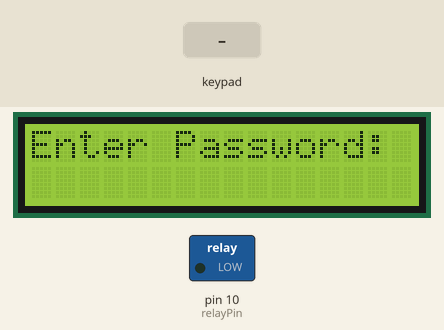
Bench run of a sketch on a simulated Arduino Uno, built with avr-gcc and run on an emulated ATmega328P. On the bench: 16×2 character LCD, switched loads named in the sketch (green lamp = pin HIGH). The test bench sets the inputs (shaded band). What the sketch prints to the serial monitor is not drawn.

Above: at 1.3 s.
1.4 s: keypad keys 1 2 3 4 pressed 0.4 s apart
At 3.0 s:
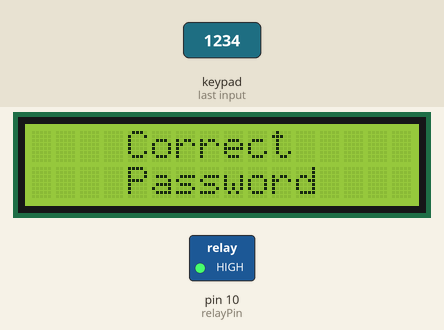
4.5 s: keypad keys 0 0 0 0 pressed 0.4 s apart
At 6.6 s:
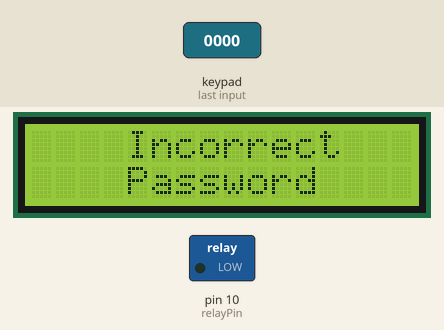
7.6 s: keypad keys 9 8 7 6 pressed 0.4 s apart
At 7.81 s:
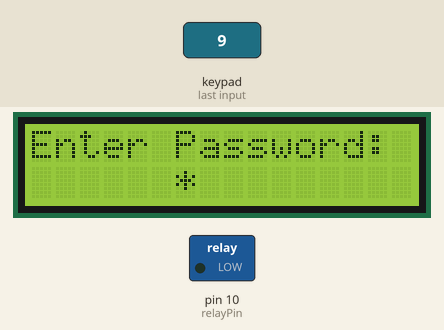
11.4 s: key '1' pressed
12.9 s: key '2' pressed
At 13.8 s:
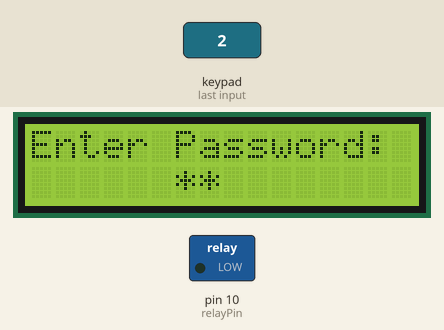
Timing chart, 0 to 15.4 s (numbered marks = the images above; inputs shaded):
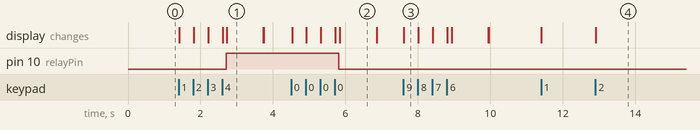

The sketch:

CALab_Lab5.ino
```cpp
#include <Keypad.h>
#include <Wire.h>
#include <LiquidCrystal_I2C.h>

const int relayPin = 10;

int enteredPassword[4] = {0, 0, 0, 0}; // Inputted values
const int correctPassword[4] = {1, 2, 3, 4}; // Correct password
int var = 0;

const byte rows = 4;
const byte columns = 4;
char keyMap[rows][columns] = {
  {'1', '2', '3', 'A'},
  {'4', '5', '6', 'B'},
  {'7', '8', '9', 'C'},
  {'*', '0', '#', 'D'}
};

byte rowPins[rows] = {9, 8, 7, 6};
byte colPins[columns] = {5, 4, 3, 2};
Keypad keypad = Keypad(makeKeymap(keyMap), rowPins, colPins, rows, columns);

LiquidCrystal_I2C lcd(0x27, 16, 2);

void setup() {
  lcd.begin(16, 2);
  lcd.init();
  lcd.backlight();
  Serial.begin(9600);
  pinMode(relayPin, OUTPUT);
}

void loop() {
  char key = keypad.getKey();

  if (key) {
    lcd.setCursor(6 + var, 1);
    lcd.print("*");
    lcd.setCursor(6 + var, 1);
    key -= 48;
    enteredPassword[var] = key;
    var++;

    if (var == 4) {
      delay(100);

      if (checkPassword()) {
        handlePasswordCorrect();
      } else {
        handlePasswordIncorrect();
      }

      var = 0;
      lcd.clear();
    }
  }

  // Your other code for serial input
  if (Serial.available() > 0) {
    char input = Serial.read();
    if (input == '1') {
      // Perform the activation logic when the password is correct
      digitalWrite(relayPin, HIGH);
    }
    if (input == '2') {
      digitalWrite(relayPin, LOW);
    }
  }

  if(!key){lcd.setCursor(0,0),lcd.print("Enter Password: ");}

  delay(2);
}

bool checkPassword() {
  for (int i = 0; i < 4; i++) {
    if (enteredPassword[i] != correctPassword[i]) {
      return false;
    }
  }
  return true;
}

void handlePasswordCorrect() {
  digitalWrite(relayPin, HIGH);
  lcd.clear();
  lcd.setCursor(4,0);
  lcd.print("Correct");
  lcd.setCursor(4,1);
  lcd.print("Password");
  delay(1000);
  lcd.clear();
  Serial.println("Correct Password");
}
void handlePasswordIncorrect() {
  digitalWrite(relayPin, LOW);
  lcd.clear();
  lcd.setCursor(4,0);
  lcd.print("Incorrect");
  lcd.setCursor(4,1);
  lcd.print("Password");
  delay(1000);
  lcd.clear();
  Serial.println("Incorrect Password");
}
```

Measured:
- after the input at 1.4 s, pin 10 (relayPin): LOW → HIGH after 1.3 s; the display: first changes at once (image 1 shows a later state)
- after the input at 4.5 s, pin 10 (relayPin): HIGH → LOW after 1.3 s; the display: first changes at once (image 2 shows a later state)
- after the input at 7.6 s, the display: changes at once (image 3)
- after the input at 12.9 s, the display: changes at once (image 4)
- what the display in image 1 shows lasts 1.0 s, from 2.7 s to 3.7 s
